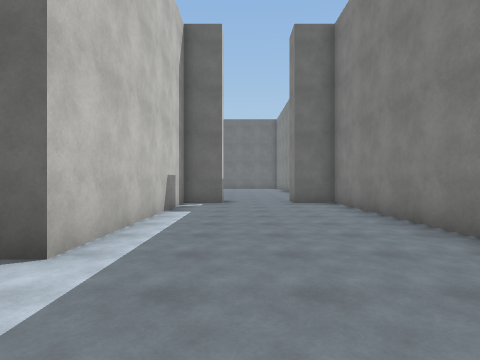
[1] (above)

18 first-person views from a walk through a Unity game level. The camera is 1.5 m above the floor, looks level and sees 80° across. The floor is counted in squares, 2 m on a side. Each view is taken from the middle of a square. On the plan, view 1 faces up. The plan holds only what a view shows up to about 10 squares ahead; the rest is blank. The place goes on beyond the plan. The player character is not drawn. Surface patterns are stand-ins for the level's own textures.

[2]
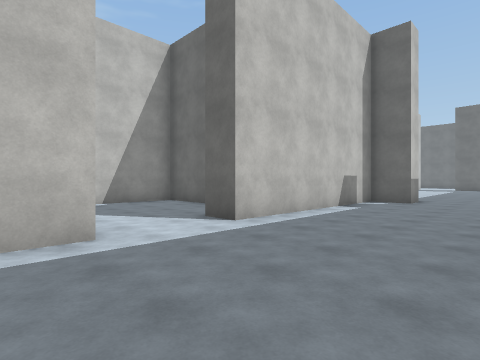

[3]
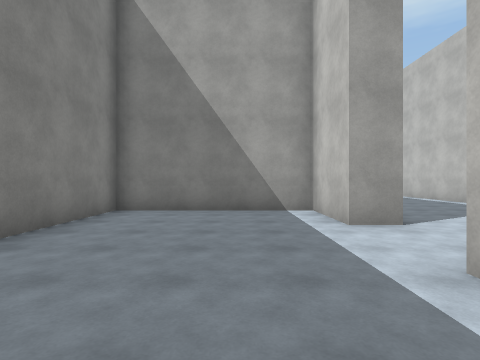

[4]
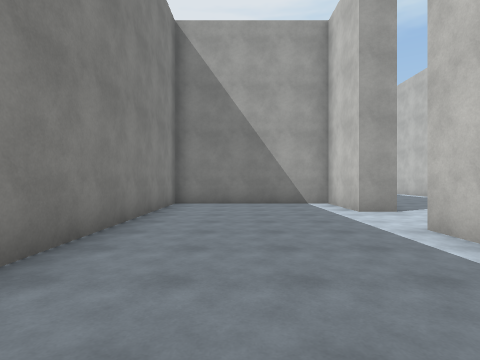

[5]
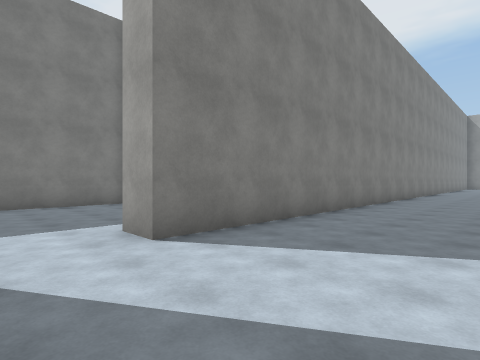

[6]
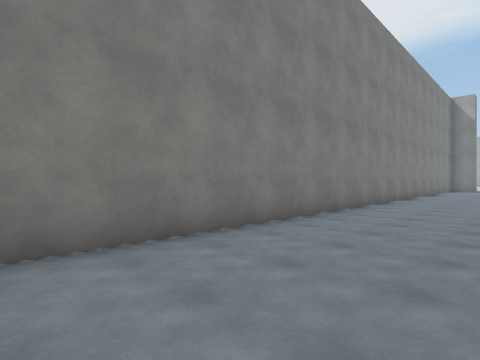

[7]
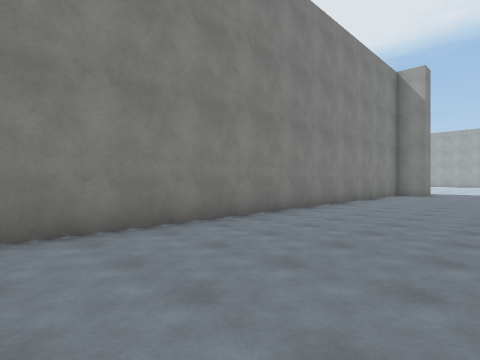

[8]
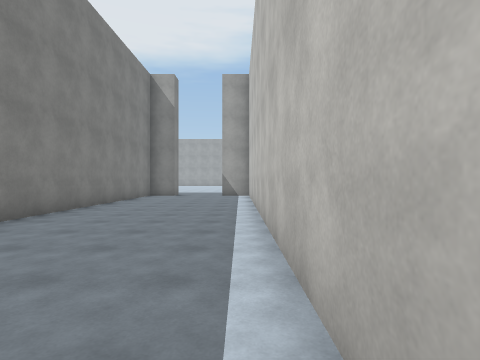

[9]
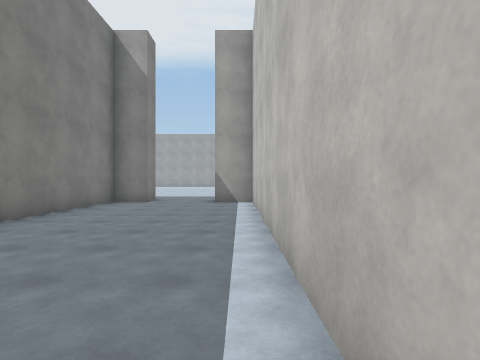

[10]
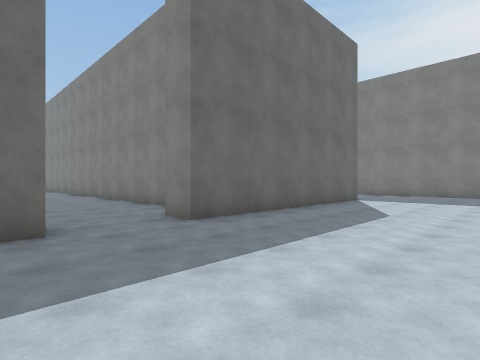

[11]
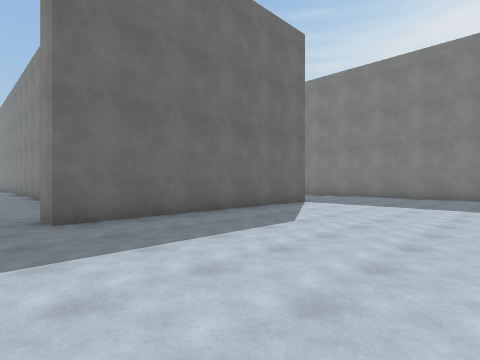

[12]
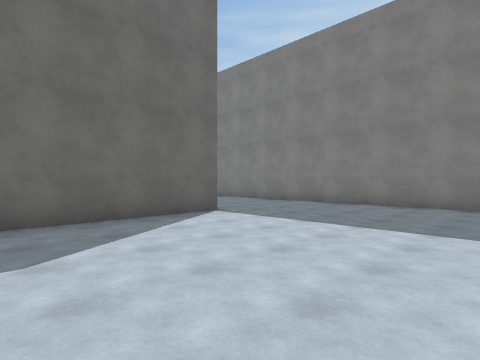

[13]
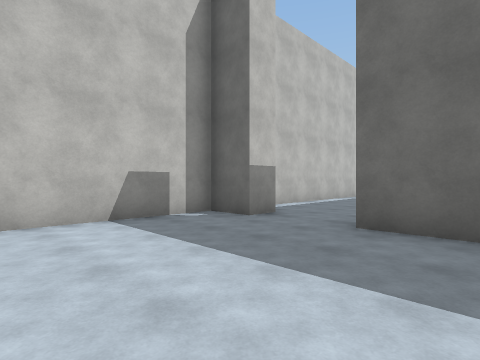

[14]
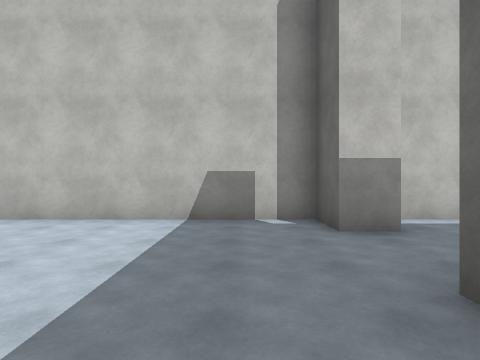

[15]
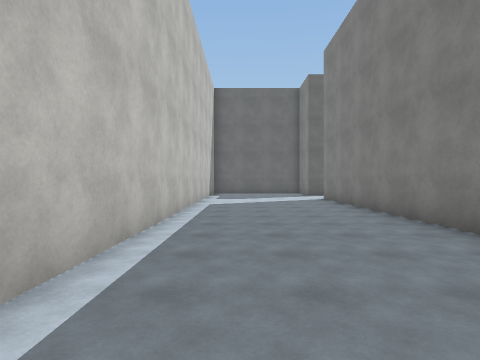

[16]
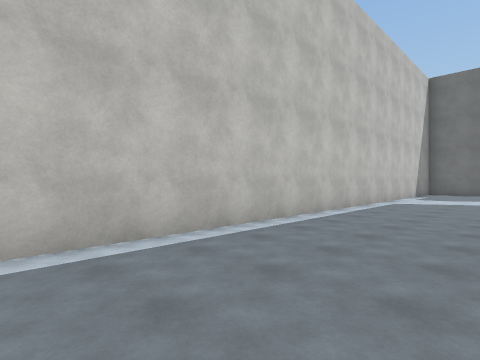

[17]
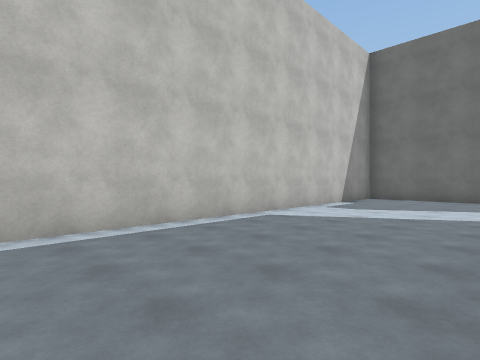

[18]
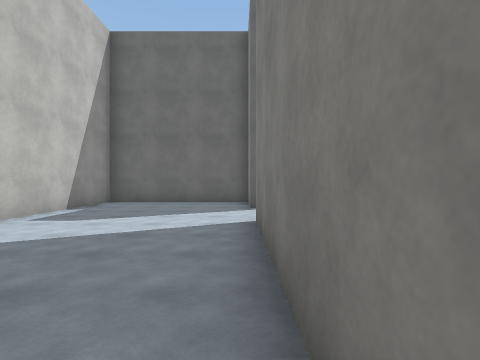

### Floor plan
Points are (right, up) in squares from view 1. A wall is a line through its corners. A room is listed if a view was taken in it or the views show most of it. See-through windows are left out.
Room 1 (views 1, 2, 3, 4)
walls: (-1.8, 0.2) (-1.8, -2.1) (3.1, -2.1) (3.1, 9.3) (1.8, 9.3) (1.8, 9.9); (-0.6, 10.1) (-0.6, 9.3) (-1.8, 9.3) (-1.8, 2.7)
ways out: opening at (-2, 1.5) to room 2
Room 2 (views 5, 6, 7, 8, 9, 10, 11, 12, 13, 14, 15, 16, 17, 18)
walls: (-7.4, -13.5) (-7.4, -26.7) (-6.2, -26.7) (-6.2, -27.6) (-7.4, -27.6) (-7.4, -33.5); (3.8, -27.6) (-3.9, -27.6) (-3.9, -26.7) (-2.7, -26.7) (-2.7, 0.2) (-1.8, 0.2); (7.8, -32.2) (7.8, -27.6); (-1.8, 2.7) (-2.7, 2.7) (-2.7, 4.7) (-7.4, 4.7) (-7.4, -11.8)
ways out: opening at (-2, 1.5) to room 1

Where each view was taken, in squares from view 1:
view 1: 0 up, 0 right, facing up
view 2: 1 down, 2 right, facing up-left
view 3: 5 up, 0 right, facing down
view 4: 7 up, 1 right, facing down
view 5: 2 up, 6 left, facing down-right
view 6: 5 down, 6 left, facing down-right
view 7: 12 down, 7 left, facing down-right
view 8: 13 down, 7 left, facing down
view 9: 17 down, 7 left, facing down
view 10: 32 down, 7 left, facing up-right
view 11: 33 down, 5 left, facing up-right
view 12: 33 down, 1 left, facing up-right
view 13: 32 down, 2 left, facing up-left
view 14: 29 down, 2 left, facing left
view 15: 11 down, 6 left, facing up
view 16: 12 down, 4 left, facing up-left
view 17: 7 down, 3 left, facing up-left
view 18: 5 down, 3 left, facing up
